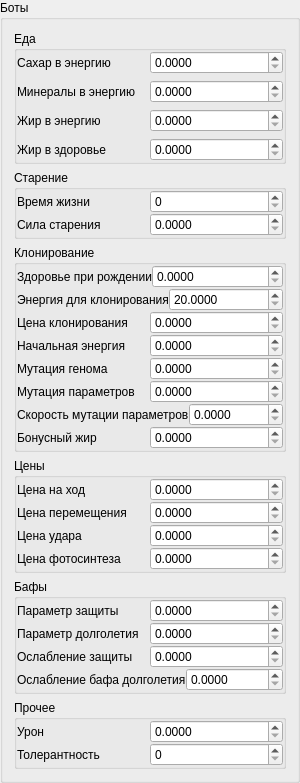
    <widget class="QGroupBox" name="groupBox_3">
     <property name="title">
      <string>Боты</string>
     </property>
     <layout class="QVBoxLayout" name="verticalLayout">
      <item>
       <widget class="QGroupBox" name="groupBox_4">
        <property name="title">
         <string>Еда</string>
        </property>
        <property name="flat">
         <bool>true</bool>
        </property>
        <layout class="QGridLayout" name="gridLayout_2">
         <property name="leftMargin">
          <number>0</number>
         </property>
         <property name="topMargin">
          <number>0</number>
         </property>
         <property name="rightMargin">
          <number>0</number>
         </property>
         <property name="bottomMargin">
          <number>0</number>
         </property>
         <property name="horizontalSpacing">
          <number>0</number>
         </property>
         <item row="2" column="0">
          <layout class="QHBoxLayout" name="horizontalLayout_7">
           <item>
            <widget class="QLabel" name="label_7">
             <property name="toolTip">
              <string>&lt;html&gt;&lt;head/&gt;&lt;body&gt;&lt;p&gt;Коэффициент перевода жира в энергию для команды &lt;span style=&quot; font-weight:600; color:#870000;&quot;&gt;ЕШЬ ЖИР&lt;/span&gt;&lt;/p&gt;&lt;/body&gt;&lt;/html&gt;</string>
             </property>
             <property name="text">
              <string>Жир в энергию</string>
             </property>
            </widget>
           </item>
           <item>
            <widget class="QDoubleSpinBox" name="tallowToEnergyKofBox">
             <property name="decimals">
              <number>4</number>
             </property>
             <property name="maximum">
              <double>10000.000000000000000</double>
             </property>
            </widget>
           </item>
          </layout>
         </item>
         <item row="1" column="0">
          <layout class="QHBoxLayout" name="horizontalLayout_6">
           <item>
            <widget class="QLabel" name="label_6">
             <property name="toolTip">
              <string>&lt;html&gt;&lt;head/&gt;&lt;body&gt;&lt;p&gt;Коэффициент перевода минералов в энергию для команды &lt;span style=&quot; font-weight:600; color:#040db3;&quot;&gt;ЕШЬ МИНЕРАЛЫ&lt;/span&gt;&lt;/p&gt;&lt;/body&gt;&lt;/html&gt;</string>
             </property>
             <property name="text">
              <string>Минералы в энергию</string>
             </property>
            </widget>
           </item>
           <item>
            <widget class="QDoubleSpinBox" name="mineralsToEnergyKofBox">
             <property name="decimals">
              <number>4</number>
             </property>
             <property name="maximum">
              <double>10000.000000000000000</double>
             </property>
            </widget>
           </item>
          </layout>
         </item>
         <item row="0" column="0">
          <layout class="QHBoxLayout" name="horizontalLayout_5">
           <item>
            <widget class="QLabel" name="label_5">
             <property name="toolTip">
              <string>&lt;html&gt;&lt;head/&gt;&lt;body&gt;&lt;p&gt;Коэффициент перевода сахара в энергию для команды &lt;span style=&quot; font-weight:600; color:#196219;&quot;&gt;ЕШЬ САХАР&lt;/span&gt;&lt;/p&gt;&lt;/body&gt;&lt;/html&gt;</string>
             </property>
             <property name="text">
              <string>Сахар в энергию</string>
             </property>
            </widget>
           </item>
           <item>
            <widget class="QDoubleSpinBox" name="sugarToEnergyKofBox">
             <property name="decimals">
              <number>4</number>
             </property>
             <property name="maximum">
              <double>10000.000000000000000</double>
             </property>
            </widget>
           </item>
          </layout>
         </item>
         <item row="3" column="0">
          <layout class="QHBoxLayout" name="horizontalLayout_8">
           <item>
            <widget class="QLabel" name="label_8">
             <property name="toolTip">
              <string>&lt;html&gt;&lt;head/&gt;&lt;body&gt;&lt;p&gt;Коэффициент перевода жира в здоровье для команды &lt;span style=&quot; font-weight:600; color:#6d4314;&quot;&gt;ИСПОЛЬЗУЙ ЖИР&lt;/span&gt;&lt;/p&gt;&lt;/body&gt;&lt;/html&gt;</string>
             </property>
             <property name="text">
              <string>Жир в здоровье</string>
             </property>
            </widget>
           </item>
           <item>
            <widget class="QDoubleSpinBox" name="tallowToHealthKofBox">
             <property name="decimals">
              <number>4</number>
             </property>
             <property name="maximum">
              <double>10000.000000000000000</double>
             </property>
            </widget>
           </item>
          </layout>
         </item>
        </layout>
       </widget>
      </item>
      <item>
       <widget class="QGroupBox" name="groupBox_5">
        <property name="title">
         <string>Старение</string>
        </property>
        <property name="flat">
         <bool>true</bool>
        </property>
        <layout class="QGridLayout" name="gridLayout_3">
         <property name="leftMargin">
          <number>0</number>
         </property>
         <property name="topMargin">
          <number>0</number>
         </property>
         <property name="rightMargin">
          <number>0</number>
         </property>
         <property name="bottomMargin">
          <number>0</number>
         </property>
         <property name="spacing">
          <number>0</number>
         </property>
         <item row="0" column="0">
          <layout class="QHBoxLayout" name="horizontalLayout_10">
           <item>
            <widget class="QLabel" name="label_10">
             <property name="toolTip">
              <string>&lt;html&gt;&lt;head/&gt;&lt;body&gt;&lt;p&gt;Количество ходов после которого наступает старость&lt;/p&gt;&lt;/body&gt;&lt;/html&gt;</string>
             </property>
             <property name="text">
              <string>Время жизни</string>
             </property>
            </widget>
           </item>
           <item>
            <widget class="QSpinBox" name="botsliveTimeBox">
             <property name="maximum">
              <number>100000</number>
             </property>
            </widget>
           </item>
          </layout>
         </item>
         <item row="1" column="0">
          <layout class="QHBoxLayout" name="horizontalLayout_11">
           <item>
            <widget class="QLabel" name="label_11">
             <property name="toolTip">
              <string>&lt;html&gt;&lt;head/&gt;&lt;body&gt;&lt;p&gt;Коэффициент уменьшения энергии после наступления старости&lt;/p&gt;&lt;/body&gt;&lt;/html&gt;</string>
             </property>
             <property name="text">
              <string>Сила старения</string>
             </property>
            </widget>
           </item>
           <item>
            <widget class="QDoubleSpinBox" name="oldCostBox">
             <property name="decimals">
              <number>4</number>
             </property>
            </widget>
           </item>
          </layout>
         </item>
        </layout>
       </widget>
      </item>
      <item>
       <widget class="QGroupBox" name="groupBox_7">
        <property name="title">
         <string>Клонирование</string>
        </property>
        <property name="flat">
         <bool>true</bool>
        </property>
        <layout class="QGridLayout" name="gridLayout_5">
         <property name="leftMargin">
          <number>0</number>
         </property>
         <property name="topMargin">
          <number>0</number>
         </property>
         <property name="rightMargin">
          <number>0</number>
         </property>
         <property name="bottomMargin">
          <number>0</number>
         </property>
         <property name="spacing">
          <number>0</number>
         </property>
         <item row="7" column="0">
          <layout class="QHBoxLayout" name="horizontalLayout_25">
           <item>
            <widget class="QLabel" name="label_25">
             <property name="toolTip">
              <string>&lt;html&gt;&lt;head/&gt;&lt;body&gt;&lt;p&gt;Модуль величины изменения параметров при мутации&lt;/p&gt;&lt;/body&gt;&lt;/html&gt;</string>
             </property>
             <property name="text">
              <string>Скорость мутации параметров</string>
             </property>
            </widget>
           </item>
           <item>
            <widget class="QDoubleSpinBox" name="mutationSpeedOfParametsBox">
             <property name="decimals">
              <number>4</number>
             </property>
             <property name="maximum">
              <double>1.000000000000000</double>
             </property>
            </widget>
           </item>
          </layout>
         </item>
         <item row="1" column="0">
          <layout class="QHBoxLayout" name="horizontalLayout_20">
           <item>
            <widget class="QLabel" name="label_20">
             <property name="toolTip">
              <string>&lt;html&gt;&lt;head/&gt;&lt;body&gt;&lt;p&gt;Минимальное количество энергии для совершение клонирования при выполнении команды &lt;span style=&quot; font-weight:600; color:#cbce06;&quot;&gt;ОТПАЧКОВАТЬ&lt;/span&gt;&lt;/p&gt;&lt;/body&gt;&lt;/html&gt;</string>
             </property>
             <property name="text">
              <string>Энергия для клонирования</string>
             </property>
            </widget>
           </item>
           <item>
            <widget class="QDoubleSpinBox" name="minEnergyToCloneBox">
             <property name="decimals">
              <number>4</number>
             </property>
             <property name="minimum">
              <double>20.000000000000000</double>
             </property>
             <property name="maximum">
              <double>100.000000000000000</double>
             </property>
            </widget>
           </item>
          </layout>
         </item>
         <item row="5" column="0">
          <layout class="QHBoxLayout" name="horizontalLayout_24">
           <item>
            <widget class="QLabel" name="label_24">
             <property name="toolTip">
              <string>&lt;html&gt;&lt;head/&gt;&lt;body&gt;&lt;p&gt;Вероятность изменения одного из личных параметров, таких как:&lt;br/&gt;Использование в энергию,&lt;br/&gt;Использование в бафы,&lt;br/&gt;Щедрость&lt;br/&gt;в интервале [0,1]&lt;/p&gt;&lt;/body&gt;&lt;/html&gt;</string>
             </property>
             <property name="text">
              <string>Мутация параметров</string>
             </property>
            </widget>
           </item>
           <item>
            <widget class="QDoubleSpinBox" name="parametrsMutationChanceBox">
             <property name="decimals">
              <number>4</number>
             </property>
             <property name="maximum">
              <double>1.000000000000000</double>
             </property>
            </widget>
           </item>
          </layout>
         </item>
         <item row="3" column="0">
          <layout class="QHBoxLayout" name="horizontalLayout_22">
           <item>
            <widget class="QLabel" name="label_22">
             <property name="toolTip">
              <string>&lt;html&gt;&lt;head/&gt;&lt;body&gt;&lt;p&gt;Количество энергии у новорожденного бота&lt;/p&gt;&lt;/body&gt;&lt;/html&gt;</string>
             </property>
             <property name="text">
              <string>Начальная энергия</string>
             </property>
            </widget>
           </item>
           <item>
            <widget class="QDoubleSpinBox" name="startBotEnergyBox">
             <property name="decimals">
              <number>4</number>
             </property>
             <property name="maximum">
              <double>98.000000000000000</double>
             </property>
            </widget>
           </item>
          </layout>
         </item>
         <item row="4" column="0">
          <layout class="QHBoxLayout" name="horizontalLayout_23">
           <item>
            <widget class="QLabel" name="label_23">
             <property name="toolTip">
              <string>&lt;html&gt;&lt;head/&gt;&lt;body&gt;&lt;p&gt;Вероятность появления случайной команды в геном в интервале [0,1]&lt;/p&gt;&lt;/body&gt;&lt;/html&gt;</string>
             </property>
             <property name="text">
              <string>Мутация генома</string>
             </property>
            </widget>
           </item>
           <item>
            <widget class="QDoubleSpinBox" name="genomMutationChanceBox">
             <property name="decimals">
              <number>4</number>
             </property>
             <property name="maximum">
              <double>1.000000000000000</double>
             </property>
            </widget>
           </item>
          </layout>
         </item>
         <item row="2" column="0">
          <layout class="QHBoxLayout" name="horizontalLayout_21">
           <item>
            <widget class="QLabel" name="label_21">
             <property name="toolTip">
              <string>&lt;html&gt;&lt;head/&gt;&lt;body&gt;&lt;p&gt;Количество энергии расходуемое при выполнении команды &lt;span style=&quot; font-weight:600; color:#cbce06;&quot;&gt;ОТПОЧКОВАТЬ&lt;/span&gt;&lt;/p&gt;&lt;/body&gt;&lt;/html&gt;</string>
             </property>
             <property name="text">
              <string>Цена клонирования</string>
             </property>
            </widget>
           </item>
           <item>
            <widget class="QDoubleSpinBox" name="cloneCostBox">
             <property name="decimals">
              <number>4</number>
             </property>
             <property name="maximum">
              <double>100.000000000000000</double>
             </property>
            </widget>
           </item>
          </layout>
         </item>
         <item row="8" column="0">
          <layout class="QHBoxLayout" name="horizontalLayout_15">
           <item>
            <widget class="QLabel" name="label_15">
             <property name="toolTip">
              <string>&lt;html&gt;&lt;head/&gt;&lt;body&gt;&lt;p&gt;Количество жира получаемое ботом который наступил на труп&lt;/p&gt;&lt;/body&gt;&lt;/html&gt;</string>
             </property>
             <property name="text">
              <string>Бонусный жир</string>
             </property>
            </widget>
           </item>
           <item>
            <widget class="QDoubleSpinBox" name="tallowFromDeadBox">
             <property name="decimals">
              <number>4</number>
             </property>
             <property name="maximum">
              <double>100000.000000000000000</double>
             </property>
            </widget>
           </item>
          </layout>
         </item>
         <item row="0" column="0">
          <layout class="QHBoxLayout" name="horizontalLayout_14">
           <item>
            <widget class="QLabel" name="label_14">
             <property name="toolTip">
              <string>&lt;html&gt;&lt;head/&gt;&lt;body&gt;&lt;p&gt;Максимальное количество здоровья&lt;br/&gt;Новорожденный боты появляются с этим количеством здоровья&lt;/p&gt;&lt;/body&gt;&lt;/html&gt;</string>
             </property>
             <property name="text">
              <string>Здоровье при рождении</string>
             </property>
            </widget>
           </item>
           <item>
            <widget class="QDoubleSpinBox" name="healthMaxBox">
             <property name="decimals">
              <number>4</number>
             </property>
             <property name="maximum">
              <double>100.000000000000000</double>
             </property>
            </widget>
           </item>
          </layout>
         </item>
        </layout>
       </widget>
      </item>
      <item>
       <widget class="QGroupBox" name="groupBox_6">
        <property name="title">
         <string>Цены</string>
        </property>
        <property name="flat">
         <bool>true</bool>
        </property>
        <layout class="QGridLayout" name="gridLayout_4">
         <property name="leftMargin">
          <number>0</number>
         </property>
         <property name="topMargin">
          <number>0</number>
         </property>
         <property name="rightMargin">
          <number>0</number>
         </property>
         <property name="bottomMargin">
          <number>0</number>
         </property>
         <property name="spacing">
          <number>0</number>
         </property>
         <item row="0" column="0">
          <layout class="QHBoxLayout" name="horizontalLayout_9">
           <item>
            <widget class="QLabel" name="label_9">
             <property name="toolTip">
              <string>&lt;html&gt;&lt;head/&gt;&lt;body&gt;&lt;p&gt;Количество энергии отнимаемое каждый ход&lt;/p&gt;&lt;/body&gt;&lt;/html&gt;</string>
             </property>
             <property name="text">
              <string>Цена на ход</string>
             </property>
            </widget>
           </item>
           <item>
            <widget class="QDoubleSpinBox" name="everyTurnCostBox">
             <property name="decimals">
              <number>4</number>
             </property>
             <property name="maximum">
              <double>1000000.000000000000000</double>
             </property>
            </widget>
           </item>
          </layout>
         </item>
         <item row="1" column="0">
          <layout class="QHBoxLayout" name="horizontalLayout_16">
           <item>
            <widget class="QLabel" name="label_16">
             <property name="toolTip">
              <string>&lt;html&gt;&lt;head/&gt;&lt;body&gt;&lt;p&gt;Количество энергии уменьшаемое при выполнении команды &lt;span style=&quot; font-weight:600; color:#037d79;&quot;&gt;ИДИ&lt;/span&gt;&lt;/p&gt;&lt;/body&gt;&lt;/html&gt;</string>
             </property>
             <property name="text">
              <string>Цена перемещения</string>
             </property>
            </widget>
           </item>
           <item>
            <widget class="QDoubleSpinBox" name="moveCostBox">
             <property name="decimals">
              <number>4</number>
             </property>
             <property name="maximum">
              <double>100000.000000000000000</double>
             </property>
            </widget>
           </item>
          </layout>
         </item>
         <item row="2" column="0">
          <layout class="QHBoxLayout" name="horizontalLayout_17">
           <item>
            <widget class="QLabel" name="label_17">
             <property name="toolTip">
              <string>&lt;html&gt;&lt;head/&gt;&lt;body&gt;&lt;p&gt;Количество энергии уменьшаемое при выполнении команды &lt;span style=&quot; font-weight:600; color:#940000;&quot;&gt;АТАКА&lt;/span&gt;&lt;/p&gt;&lt;/body&gt;&lt;/html&gt;</string>
             </property>
             <property name="text">
              <string>Цена удара</string>
             </property>
            </widget>
           </item>
           <item>
            <widget class="QDoubleSpinBox" name="attackCostBox">
             <property name="decimals">
              <number>4</number>
             </property>
             <property name="maximum">
              <double>100000.000000000000000</double>
             </property>
            </widget>
           </item>
          </layout>
         </item>
         <item row="3" column="0">
          <layout class="QHBoxLayout" name="horizontalLayout_18">
           <item>
            <widget class="QLabel" name="label_18">
             <property name="toolTip">
              <string>&lt;html&gt;&lt;head/&gt;&lt;body&gt;&lt;p&gt;Количество энергии уменьшаемое при выполнении команды &lt;span style=&quot; font-weight:600; color:#23a300;&quot;&gt;ФОТО&lt;/span&gt;&lt;/p&gt;&lt;/body&gt;&lt;/html&gt;</string>
             </property>
             <property name="text">
              <string>Цена фотосинтеза</string>
             </property>
            </widget>
           </item>
           <item>
            <widget class="QDoubleSpinBox" name="photoCostBox">
             <property name="decimals">
              <number>4</number>
             </property>
             <property name="maximum">
              <double>100000.000000000000000</double>
             </property>
            </widget>
           </item>
          </layout>
         </item>
        </layout>
       </widget>
      </item>
      <item>
       <widget class="QGroupBox" name="groupBox_10">
        <property name="title">
         <string>Бафы</string>
        </property>
        <property name="flat">
         <bool>true</bool>
        </property>
        <layout class="QGridLayout" name="gridLayout_10">
         <property name="leftMargin">
          <number>0</number>
         </property>
         <property name="topMargin">
          <number>0</number>
         </property>
         <property name="rightMargin">
          <number>0</number>
         </property>
         <property name="bottomMargin">
          <number>0</number>
         </property>
         <property name="spacing">
          <number>0</number>
         </property>
         <item row="0" column="0">
          <layout class="QHBoxLayout" name="horizontalLayout_31">
           <item>
            <widget class="QLabel" name="label_27">
             <property name="sizePolicy">
              <sizepolicy hsizetype="Preferred" vsizetype="Minimum">
               <horstretch>0</horstretch>
               <verstretch>0</verstretch>
              </sizepolicy>
             </property>
             <property name="toolTip">
              <string>&lt;html&gt;&lt;head/&gt;&lt;body&gt;&lt;p&gt;Параметр защиты k в формуле расчета коэффициента уменьшения урона.&lt;br/&gt;&lt;img src=&quot;:/new/pics/f.png&quot;/&gt;&lt;br/&gt;Где х - это количество минералов используемое для защиты.&lt;/p&gt;&lt;/body&gt;&lt;/html&gt;</string>
             </property>
             <property name="text">
              <string>Параметр защиты</string>
             </property>
            </widget>
           </item>
           <item>
            <widget class="QDoubleSpinBox" name="defenceKofBox">
             <property name="decimals">
              <number>4</number>
             </property>
             <property name="maximum">
              <double>100000.000000000000000</double>
             </property>
            </widget>
           </item>
          </layout>
         </item>
         <item row="1" column="0">
          <layout class="QHBoxLayout" name="horizontalLayout_34">
           <item>
            <widget class="QLabel" name="label_28">
             <property name="sizePolicy">
              <sizepolicy hsizetype="Preferred" vsizetype="Minimum">
               <horstretch>0</horstretch>
               <verstretch>0</verstretch>
              </sizepolicy>
             </property>
             <property name="toolTip">
              <string>&lt;html&gt;&lt;head/&gt;&lt;body&gt;&lt;p&gt;Параметр долголетия k в формуле расчета коэффициента уменьшения урона и расхода энергии при старении.&lt;br/&gt;&lt;img src=&quot;:/new/pics/f.png&quot;/&gt;&lt;br/&gt;Где х - это количество сахара используемое для бафа.&lt;/p&gt;&lt;/body&gt;&lt;/html&gt;</string>
             </property>
             <property name="text">
              <string>Параметр долголетия</string>
             </property>
            </widget>
           </item>
           <item>
            <widget class="QDoubleSpinBox" name="longLiveKofBox">
             <property name="decimals">
              <number>4</number>
             </property>
             <property name="maximum">
              <double>100000.000000000000000</double>
             </property>
            </widget>
           </item>
          </layout>
         </item>
         <item row="2" column="0">
          <layout class="QHBoxLayout" name="horizontalLayout_12">
           <item>
            <widget class="QLabel" name="label_12">
             <property name="toolTip">
              <string>&lt;html&gt;&lt;head/&gt;&lt;body&gt;&lt;p&gt;Уменьшение минералов используемых в защите каждый ход&lt;/p&gt;&lt;/body&gt;&lt;/html&gt;</string>
             </property>
             <property name="text">
              <string>Ослабление защиты</string>
             </property>
            </widget>
           </item>
           <item>
            <widget class="QDoubleSpinBox" name="defenceCoolDownBox">
             <property name="decimals">
              <number>4</number>
             </property>
             <property name="maximum">
              <double>100000.000000000000000</double>
             </property>
            </widget>
           </item>
          </layout>
         </item>
         <item row="3" column="0">
          <layout class="QHBoxLayout" name="horizontalLayout_13">
           <item>
            <widget class="QLabel" name="label_13">
             <property name="toolTip">
              <string>&lt;html&gt;&lt;head/&gt;&lt;body&gt;&lt;p&gt;Уменьшение сахара используемого в бафе долголетия каждый ход&lt;/p&gt;&lt;/body&gt;&lt;/html&gt;</string>
             </property>
             <property name="text">
              <string>Ослабление бафа долголетия</string>
             </property>
            </widget>
           </item>
           <item>
            <widget class="QDoubleSpinBox" name="longLiveCoolDownBox">
             <property name="decimals">
              <number>4</number>
             </property>
             <property name="maximum">
              <double>100000.000000000000000</double>
             </property>
            </widget>
           </item>
          </layout>
         </item>
        </layout>
       </widget>
      </item>
      <item>
       <widget class="QGroupBox" name="groupBox_8">
        <property name="sizePolicy">
         <sizepolicy hsizetype="Preferred" vsizetype="Minimum">
          <horstretch>0</horstretch>
          <verstretch>0</verstretch>
         </sizepolicy>
        </property>
        <property name="title">
         <string>Прочее</string>
        </property>
        <property name="flat">
         <bool>true</bool>
        </property>
        <layout class="QGridLayout" name="gridLayout_6">
         <property name="leftMargin">
          <number>0</number>
         </property>
         <property name="topMargin">
          <number>0</number>
         </property>
         <property name="rightMargin">
          <number>0</number>
         </property>
         <property name="bottomMargin">
          <number>0</number>
         </property>
         <property name="spacing">
          <number>0</number>
         </property>
         <item row="0" column="0">
          <layout class="QHBoxLayout" name="horizontalLayout_19">
           <item>
            <widget class="QLabel" name="label_19">
             <property name="sizePolicy">
              <sizepolicy hsizetype="Preferred" vsizetype="Minimum">
               <horstretch>0</horstretch>
               <verstretch>0</verstretch>
              </sizepolicy>
             </property>
             <property name="toolTip">
              <string>&lt;html&gt;&lt;head/&gt;&lt;body&gt;&lt;p&gt;Количество здоровья отнимаемое у атакуемого бота&lt;/p&gt;&lt;/body&gt;&lt;/html&gt;</string>
             </property>
             <property name="text">
              <string>Урон</string>
             </property>
            </widget>
           </item>
           <item>
            <widget class="QDoubleSpinBox" name="damageBox">
             <property name="decimals">
              <number>4</number>
             </property>
             <property name="maximum">
              <double>100000.000000000000000</double>
             </property>
            </widget>
           </item>
          </layout>
         </item>
         <item row="1" column="0">
          <layout class="QHBoxLayout" name="horizontalLayout_4">
           <item>
            <widget class="QLabel" name="label_4">
             <property name="sizePolicy">
              <sizepolicy hsizetype="Preferred" vsizetype="Minimum">
               <horstretch>0</horstretch>
               <verstretch>0</verstretch>
              </sizepolicy>
             </property>
             <property name="toolTip">
              <string>&lt;html&gt;&lt;head/&gt;&lt;body&gt;&lt;p&gt;Количство отличающихся команд в геноме при котором бот считается 'враждебным'&lt;br/&gt;0 = все боты враги&lt;br/&gt;100 = все боты друзья&lt;br/&gt;Влияет на выбор при исполнении команды &lt;span style=&quot; font-weight:600;&quot;&gt;ПОСМОТРИ ВПЕРЕД&lt;/span&gt;&lt;/p&gt;&lt;/body&gt;&lt;/html&gt;</string>
             </property>
             <property name="text">
              <string>Толерантность</string>
             </property>
            </widget>
           </item>
           <item>
            <widget class="QSpinBox" name="toleranceBox">
             <property name="maximum">
              <number>100</number>
             </property>
            </widget>
           </item>
          </layout>
         </item>
        </layout>
       </widget>
      </item>
     </layout>
    </widget>
